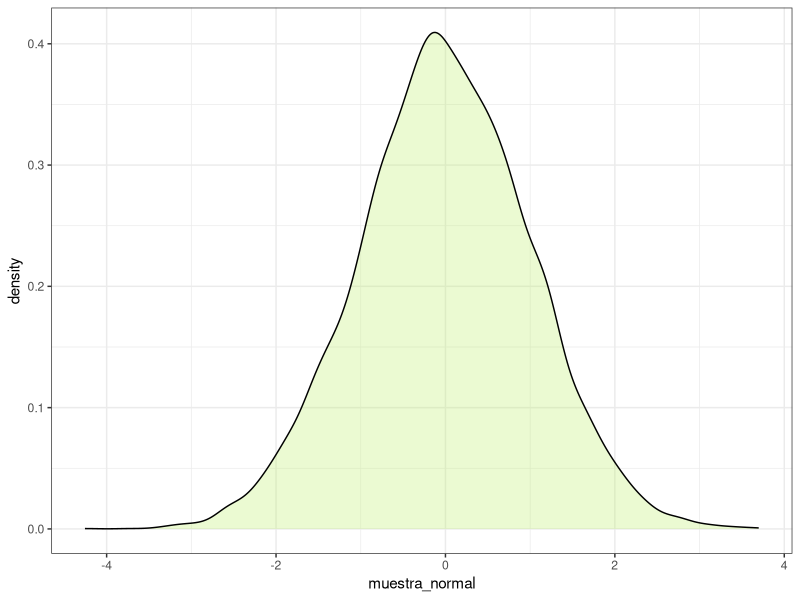

Write the R code that produced this figure.
## ---- chunk 1
#| label: load-packages
#| warning: false
#| message: false

library(tidyverse)
## ---- chunk 2
x <- c(1,2,5,4, 5:9)
x
class(x)
length(x)
attributes(x)
## ---- chunk 3
muestra_normal <- rnorm(10000)

class(muestra_normal)

ggplot()+
  geom_density(aes(muestra_normal), color="black", fill="darkolivegreen2", alpha=0.3)+
  theme_bw()
## ---- chunk 4
alfabeto <- c("A", "C", "G", "T")

muestra_alfabeto <- sample(x= alfabeto, size = 80, replace = TRUE) 
muestra_alfabeto <- sample(alfabeto, 80,  TRUE) 
muestra_alfabeto
## ---- chunk 5
x <- 1:20

X <- matrix(x, nrow=5, ncol = 4, byrow = TRUE)
X


X <- rbind(X, c(2,3,4, 9))
X
## ---- chunk 6
#library(Biostrings)

my_rna <- paste0(sample(c("A", "C", "G", "U"), 400, replace = TRUE), collapse = "")
my_rna
